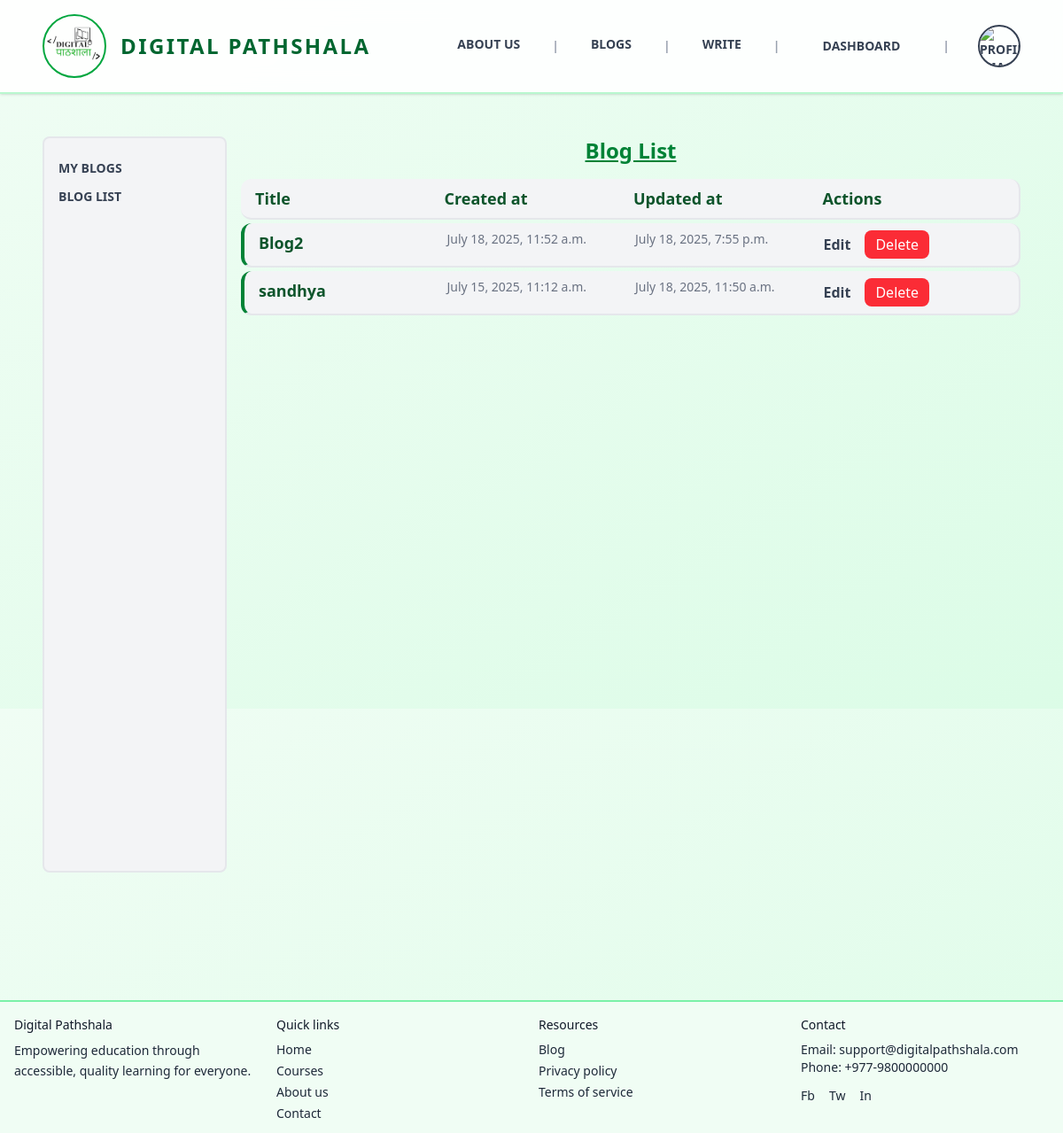
Page /writer/bloglist (signed in) on the committed database.
### blogs/models.py (models this page shows, shortened)
class Blog(models.Model):
    def generateImagePath(instance, filename):
        return f'blog/{instance.author.username}/images/{filename}'
    def generateAttachmentPath(instance, filename):
        return f'blog/{instance.author.username}/attachments/{filename}'
    class StatusOptions(models.TextChoices):
        PENDING = "Pending", "Pending"
        ACTIVE = "Active", "Active"
        REJECTED = "Rejected", "Rejected"
    title = models.CharField(max_length=50 )
    content = models.TextField()
    author = models.ForeignKey(User, on_delete=models.CASCADE, related_name='blog_posts')
    tags = TaggableManager(blank=True)
    category = models.ForeignKey(Category, null=True, blank=True, on_delete=models.SET_NULL)
    image = models.ImageField(blank=True, null=True , upload_to=generateImagePath, default='static/images/blog1.png')
    attachment = models.FileField(blank=True, null=True, upload_to=generateAttachmentPath)
    status = models.CharField(max_length=8, choices=StatusOptions, default=StatusOptions.PENDING)
    created_at = models.DateTimeField( auto_now_add=True, editable=False )
    updated_at = models.DateTimeField(auto_now=True, editable=False)

### main/views.py (the view)
# urls.py: path("bloglist", blogList),
def blogList(request):
    blogs = Blog.objects.filter( author = request.user).order_by('-created_at')
    return render(request, 'pages/dashboard/blogList.html', {'blogs':blogs})

### templates/pages/dashboard/blogList.html (shortened to what this page needs)
{% extends 'pages/dashboard/layouts/admin.html' %}
{% block panel %}
  <div>
    <h2 class="text-2xl text-green-700 underline font-bold text-center">Blog List</h2>
    <div>
      <div class="flex flex-col gap-1 my-4">
        <div class="bg-gray-100 border-b-2 border-r-2 border-gray-200 rounded-xl grid grid-cols-4 gap-2 w-full py-2 px-4 text-left">
          <div class="text-lg font-bold text-green-900">Title</div>
          <div class="text-lg font-bold text-green-900">Created at</div>
          <div class="text-lg font-bold text-green-900">Updated at</div>
          <div class="text-lg font-bold text-green-900">Actions</div>
        </div>
        {% for blog in blogs %}
          <div class="text-left bg-gray-100 border-b-2 border-r-2 border-gray-200 rounded-xl grid grid-cols-4 gap-2 w-full py-2 px-4 hover:scale-[101%] duration-300
           border-l-4 {% if blog.status == 'Active' %}
               border-l-green-700
            {% elif blog.status == 'Rejected' %}
               border-l-red-700
            {% elif blog.status == 'Inactive' %}
               border-l-yellow-600
            {% else %}
               border-l-gray-400
            {% endif %}">
            <a href="/blog/{{ blog.id }}" class="text-lg font-bold text-green-900">{{ blog.title }}</a>
            <p class="text-sm text-gray-500">{{ blog.created_at }}</p>
            <p class="text-sm text-gray-500">{{ blog.updated_at }}</p>
            <div class="flex gap-4">
              <a href="/blog/edit/{{ blog.id }}" class="font-bold hover:text-blue-600 my-auto">Edit</a>
              <form action="/blog/delete/{{ blog.id }}" method="post">
                <Button type="submit" class="py-1 px-3 bg-red-500 hover:bg-red-700 text-white rounded-lg">Delete</Button>
              </form>
            </div>
          </div>
        {% endfor %}
      </div>
    </div>
  </div>
{% endblock %}

### rows in the picture
Blog: title "Blog2", created_at "July 18, 2025, 11:52 a.m.", updated_at "July 18, 2025, 7:55 p.m."
Blog: title "sandhya", created_at "July 15, 2025, 11:12 a.m.", updated_at "July 18, 2025, 11:50 a.m."
